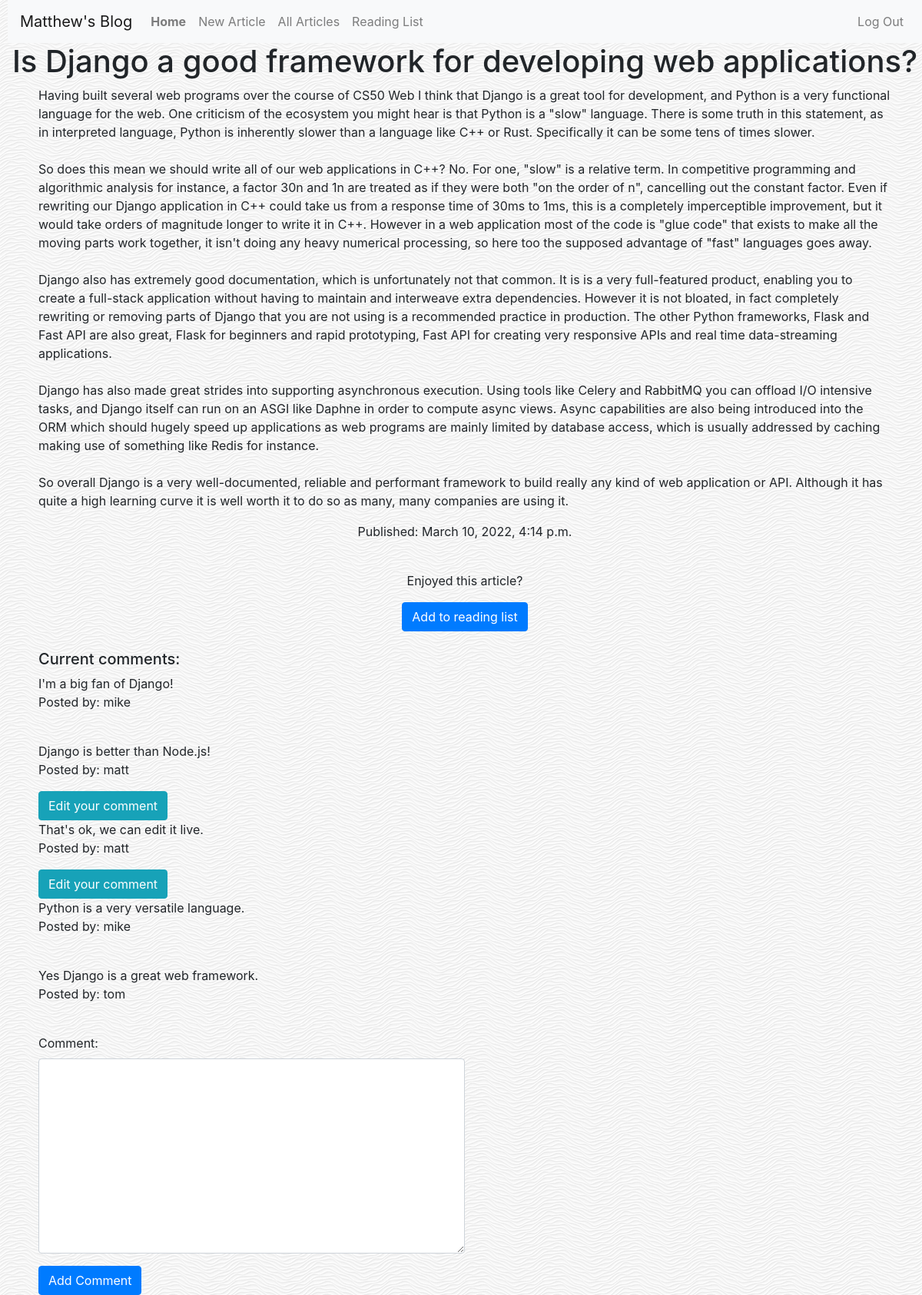
The app's page /blog/articles/4 (signed in) with its own data.
### blog/models.py (models this page shows)
class Article(models.Model):
    title = models.CharField(max_length=100)
    body = models.TextField()
    date_published = models.DateTimeField(auto_now_add=True)

class Comments(models.Model):
    contents = models.CharField(max_length=255)
    user = models.ForeignKey(User, on_delete=models.CASCADE)
    post = models.ForeignKey(Article, default=None, on_delete=models.CASCADE)

class User(AbstractUser):
    pass

### blog/views.py (the view, shortened to what this page needs)
# urls.py: path("articles/<pk>", views.detailarticle, name="article_detail"),
def detailarticle(request, pk):
    article = Article.objects.get(id=pk)
    comments_for_post = Comments.objects.filter(post_id=pk)
    commentsform = CommentsForm()
    if request.method == 'GET':
        commentsform = CommentsForm()
    if(request.GET.get('addreadinglist')):
        foo = Reading_List()
        foo.user = request.user
        foo.savedpost = article
        foo.save()
        return HttpResponseRedirect(reverse('readinglist'))
    user = request.user
    if user.is_authenticated:
        readinglistvalidate = article.reading_list_set.filter(user=user)
        context = {
            "article": article,
            "comments": comments_for_post,
            "commentsform": commentsform,
            "readinglist": readinglistvalidate
        }
        return render(request, "blog/article_detail.html", context)

### blog/forms.py
class CommentsForm(ModelForm):
    class Meta:
        model = Comments
        fields = ['contents']
        widgets = {
            'contents': forms.Textarea(attrs={'class': 'form-control'}),
        }
        labels = {
            'contents': 'Comment'
        }

### blog/templates/blog/article_detail.html (shortened to what this page needs)
{% extends "blog/layout.html" %}
{% block body %}
    <h1 style="text-align: center">{{ article.title }}</h1>
    <div class="container">
    <p style="white-space: pre-line">{{ article.body }}</p>
    </div>
    <p style="text-align: center">Published: {{ article.date_published }}</p><br>
    {% if user.is_authenticated %}
        {% if not readinglist %}
    <div style="text-align: center">
        <p style="text-align: center">Enjoyed this article?</p>
        <form method="get" id="readingbtn">
            <input type="submit" class="btn btn-primary" value="Add to reading list" name="addreadinglist">
        </form>
    </div> <br>
        {% endif %}
    {% endif %}
    <div class="container">
    <h5>Current comments:</h6>
    {% for comment in comments %}
       <p id="{{comment.id}}" style="margin-bottom: 0px">{{ comment.contents }}</p>
       <p>Posted by: {{comment.user}}</p>
       {% if comment.user == user %}
       <button class="btn btn-info" id="editbutton" onclick="edit(this)">Edit your comment</button>
       {% endif %}
       <br>
    {% endfor %}
    </div>
    {% if user.is_authenticated %}
    <div class="container">
        <div>
            <div>
        <form method="post">
            {{ commentsform.as_p }}
        <button type="submit" class="btn btn-primary" name="save_comment">Add Comment</button>
            </div>
        </div>
    </div>
    {% endif %}
{% endblock %}

### blog/static/blog/styles.css (style rules this page uses)
body { margin-left: 10px; background-image: url("/static/blog/white-waves.png"); }
form { width: 50%; }
#readingbtn { width: 100%; }

### records on screen
Article: title "Is Django a good framework for developing web applications?", body "Having built several web programs over the course of CS50 Web I think that Django is a great tool for development, and Python is a very functional language for the web. One criticism of the ecosystem you might hear is that Python is a \"slow\" language. There is some truth in this statement, as in interpreted language, Python is inherently slower than a language like C++ or Rust. Specifically it can be some tens of times slower. So does this mean we should write all of our web applications in C++? No. For one, \"slow\" is a relative term. In competitive programming and algorithmic analysis for instance, a factor 30n and 1n are treated as if they were both \"on the order of n\", cancelling out the…", date_published "March 10, 2022, 4:14 p.m."
Comments: contents "I'm a big fan of Django!", user "mike"
Comments: contents "Django is better than Node.js!", user "matt", shows "Edit your comment"
Comments: contents "That's ok, we can edit it live.", user "matt", shows "Edit your comment"
Comments: contents "Python is a very versatile language.", user "mike"
Comments: contents "Yes Django is a great web framework.", user "tom"
